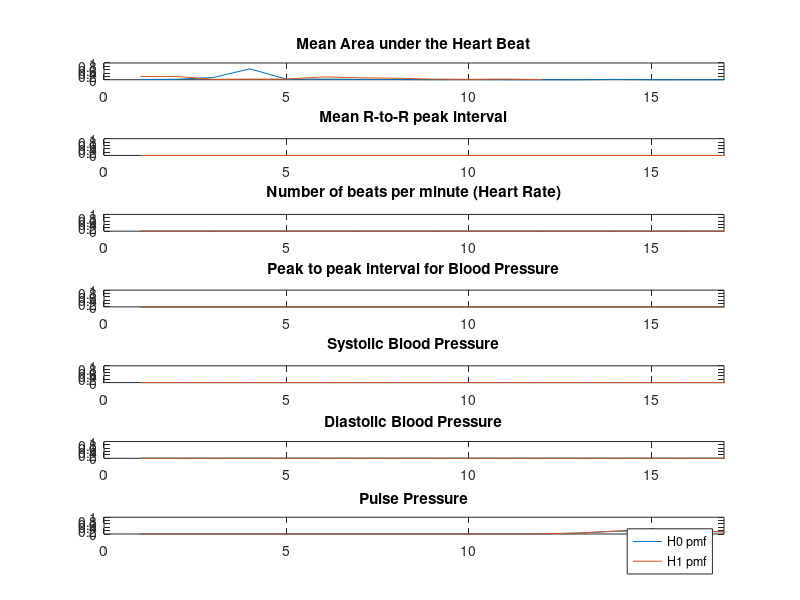
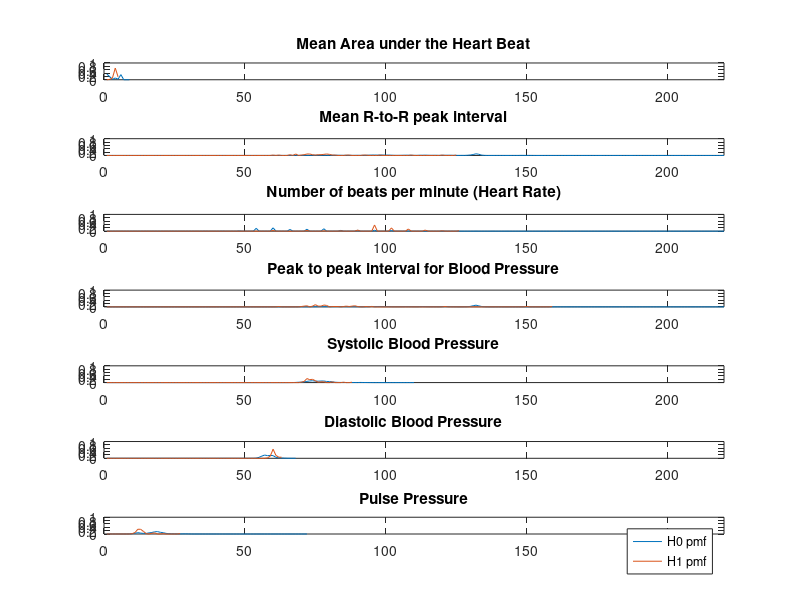
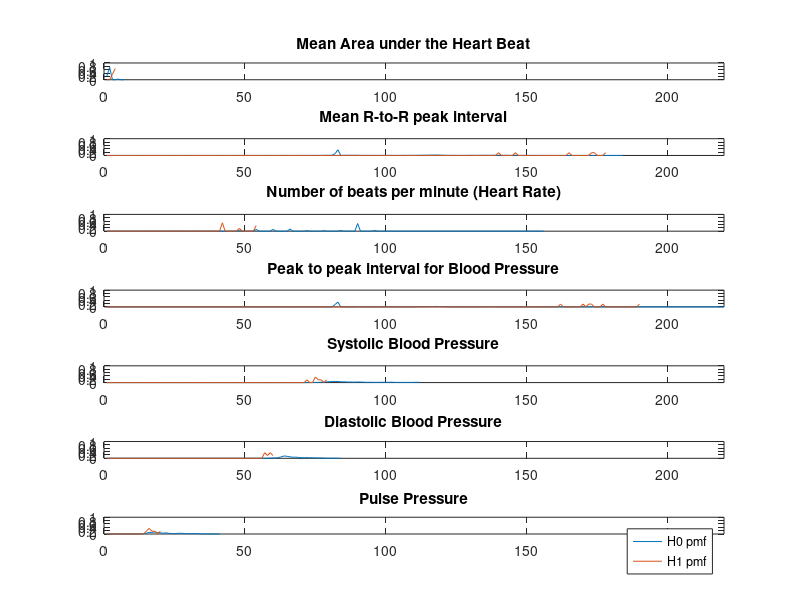
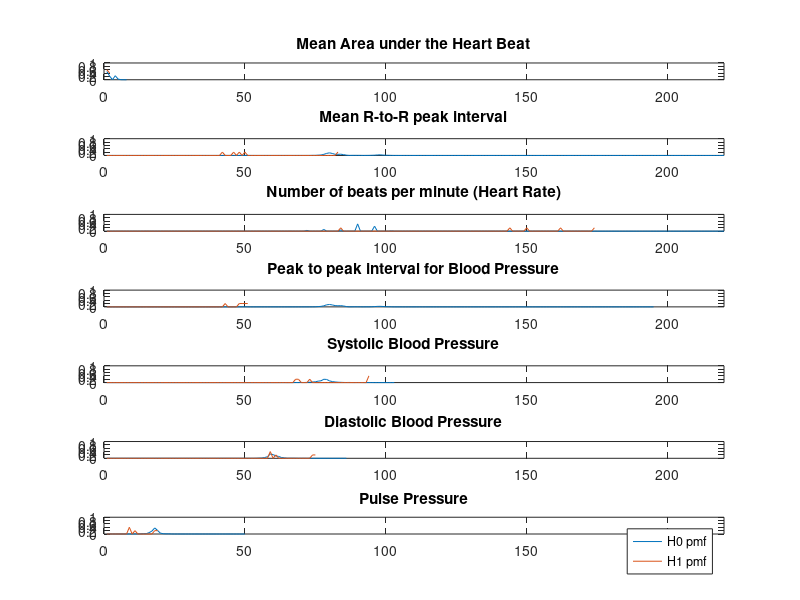

Write the MATLAB code that produced these figures, in order. (Note: this script raises an error after producing the figures.)
close all;
clear all;

%%Task 0
%Load in data sets and make it readable.
dat1_const = load('patient_data/1_a41178.mat');
dat2_const = load('patient_data/2_a42126.mat');
dat3_const = load('patient_data/3_a40076.mat');
dat4_const = load('patient_data/4_a40050.mat');
dat5_const = load('patient_data/5_a41287.mat');
dat6_const = load('patient_data/6_a41846.mat');
dat7_const = load('patient_data/7_a41846.mat');
dat8_const = load('patient_data/8_a42008.mat');
dat9_const = load('patient_data/9_a41846.mat');

%put in array for simplification of data management
dat_array = [dat1_const, dat2_const, dat3_const, dat4_const, dat5_const, dat6_const, dat7_const, dat8_const, dat9_const];

%X_length: stores number of data points per patient for data, training,
%test
all_length = zeros(1, 9);
training_length = zeros(1,9);
testing_length = zeros(1, 9);
for k = 1:9
    %store the number of elements to perform operations with
    all_length(k) = length(dat_array(k).all_data);
    training_length(k) = floor(all_length(k) * 2/3);
    testing_length(k) = all_length(k) - training_length(k);
    dat_array(k).all_data = floor(dat_array(k).all_data);
   
end

%initialize all data sets for permuatations
for k = 1:9
    train(k).all_data = dat_array(k).all_data(:,1:training_length(k));
    train(k).all_labels = dat_array(k).all_labels(:,1:training_length(k));
    test(k).all_data = dat_array(k).all_data(:, training_length(k)+1:all_length(k));
    test(k).all_labels = dat_array(k).all_labels(:, training_length(k)+1:all_length(k));
end
for k = 1:9
   for j = 1:7
      index1 = 1;
      index0 = 1;
      for i = 1: training_length(k)
          if(train(k).all_labels(1, i) == 1)
              train(k).goldens(j, index1) = train(k).all_data(j,i);
              index1 = index1 + 1;
          end
          if(train(k).all_labels(1, i) == 0)
              train(k).nongoldens(j,index0) = train(k).all_data(j,i);
              index0 = index0 + 1;
          end
      end
   end
end
%open a result file for printing things
fid = fopen('ECE313_Final_group5', 'w');
%completed: 5:55 AM
%update: 8:08 AM
%%Task 1
%a: Calculate prior probabilities of P(H1) an dP(H0)
for k = 1:9
    prior_H1(k) = sum(train(k).all_labels)/training_length(k);
    prior_H0(k) = 1 - prior_H1(k);
end
%b: construct likelihood matrices for each of the seven features

feature_labels = {'Mean Area under the Heart Beat','Mean R-to-R peak interval','Number of beats per minute (Heart Rate)','Peak to peak interval for Blood Pressure','Systolic Blood Pressure','Diastolic Blood Pressure','Pulse Pressure'};
feature_max_length = [17, 220, 220, 220, 115, 86, 74];

for k = 1:9
    figure;
    for j = 1:7
        likelyH1 = tabulate(train(k).goldens(j,:));
            likelyH1(:,3) = likelyH1(:,3) / 100;
        likelyH0 = tabulate(train(k).nongoldens(j,:));
            likelyH0(:,3) = likelyH0(:,3) / 100;
        subplot(7, 1, j); 
        plot(likelyH0(:,3));
        
        % Add feature titles and set axis for each subplot
        title(feature_labels(j));
        axis([0 feature_max_length(k) 0 1]);
        
        hold on; 
        plot(likelyH1(:,3));
    %figure out quartiles and save them
        max1 = max(likelyH1(:,1)); 
        max2 = max(likelyH0(:,1));
        max_val = max(max1,max2);
        min1 = min(likelyH1(:,1)); 
        min2 = min(likelyH0(:,1));
        min_val = min(min1,min2);
        train(k).middle(j) = floor((max_val - min_val)/2);
        train(k).first_quarter(j) = floor((train(k).middle(j) - min_val)/2);
        train(k).third_quarter(j) = floor((max_val - train(k).middle(j))/2) + train(k).middle(j);
        train(k).max(j) = max_val;
        train(k).H1(j,1:4) = zeros();
        train(k).H0(j,1:4) = zeros();
        for i = 1:size(likelyH1) 
           if (likelyH1(i,1) < train(k).first_quarter(j))
                percent = likelyH1(i,3);
                p = 1;
           elseif (likelyH1(i,1) < train(k).middle(j))
                percent = likelyH1(i,3);
                p = 2;
           elseif (likelyH1(i,1) < train(k).third_quarter(j))
                percent = likelyH1(i,3);
                p = 3;
           else
                percent = likelyH1(i,3);
                p = 4;
           end
           train(k).H1(j,p) = train(k).H1(j,p)+ percent;
        end
        
        for i = 1:size(likelyH0) 
           if (likelyH0(i,1) < train(k).first_quarter(j)) 
                percent = likelyH0(i,3);
                p = 1;
           elseif (likelyH0(i,1) < train(k).middle(j))
                percent = likelyH0(i,3);
                p = 2;
           elseif (likelyH0(i,1) < train(k).third_quarter(j))
                percent = likelyH0(i,3);
                p = 3;
           else
                percent = likelyH0(i,3);
                p = 4;
           end
           train(k).H0(j,p) = train(k).H0(j,p)+ percent;
        end
    end
    legend('H0 pmf', 'H1 pmf');
end

%c: show results by generating a seperate figure for each patient 
%c Executed in B

%d: Calculate ML and MAP decision rule vectors
for k = 1:9
    for j = 1:7
        for p = 1:4
            if( train(k).H1(j,p) >= train(k).H0(j,p))
                train(k).ML(j,p) = 1;
            else 
                train(k).ML(j,p) = 0;
            end
            if(train(k).H1(j,p) * prior_H1 >= train(k).H0(j,p)*prior_H0)
                train(k).MAP(j,p) = 1;
            else
                train(k).MAP(j,p) = 0;
            end
        end
    end
end
%e: save the results in a 9 by 7 cell array called HT_table_array
HT_table_array = cell(9,7);

for k = 1:9
    for j = 1:7
           Max_Value(:,1) = [train(k).first_quarter(j), train(k).middle(j), train(k).third_quarter(j), train(k).max(j)];
           H1_array(:,1) = [train(k).H1(j,1), train(k).H1(j,2), train(k).H1(j,3), train(k).H1(j,4)];
           H0_array(:,1) = [train(k).H0(j,1), train(k).H0(j,2), train(k).H0(j,3), train(k).H0(j,4)];
           ML_array(:,1) = [train(k).ML(j,1), train(k).ML(j,2), train(k).ML(j,3), train(k).ML(j,4)];
           MAP_array(:,1) = [train(k).MAP(j,1), train(k).MAP(j,2), train(k).MAP(j,3), train(k).MAP(j,4)];
           HT_table_array{k, j} = table(Max_Value, H1_array, H0_array, ML_array, MAP_array);
          
    end
end
%Task 1.2

for k = 1:9
    for j = 1:7
        for i=1:testing_length(k)
            %ML
            if(test(k).all_data(j,i) <= train(k).first_quarter(j))
                test(k).ML(j,i) = train(k).ML(j,1);
            elseif (test(k).all_data(j,i) <= train(k).middle(j))
                test(k).ML(j,i) = train(k).ML(j,2);
            elseif (test(k).all_data(j,i) <= train(k).third_quarter(j))
                test(k).ML(j,i) = train(k).ML(j,3);
            else
                test(k).ML(j,i) = train(k).ML(j,4);
            end
            %MAP
            if(test(k).all_data(j,i) <= train(k).first_quarter(j))
                test(k).MAP(j,i) = train(k).MAP(j,1);
            elseif (test(k).all_data(j,i) <= train(k).middle(j))
                test(k).MAP(j,i) = train(k).MAP(j,2);
            elseif (test(k).all_data(j,i) <= train(k).third_quarter(j))
                test(k).MAP(j,i) = train(k).MAP(j,3);
            else
                test(k).MAP(j,i) = train(k).MAP(j,4);
            end
        end
    end
end
missed_detect_MAP = 0;
false_alarm_MAP = 0;
error_MAP = 0;

missed_detect_ML = 0;
false_alarm_ML = 0;
error_ML = 0;

for k = 1:9 
    for j = 1:7
      for i = 1:testing_length(k)
          %MAP
          if(test(k).MAP(j,i) == 0 & test(k).all_labels(i) == 1)
              missed_detect_MAP = missed_detect_MAP +1;
          elseif (test(k).MAP(j,i) == 1 & test(k).all_labels == 1)
              false_alarm_MAP = false_alarm_MAP +1;
          elseif((test(k).MAP(j,i) & test(k).all_labels == 1) | (test(k).MAP(j,i) == 0 & test(k).all_labels == 1))
               error_MAP = error_MAP +1;
          else
          end
          %ML
          if(test(k).ML(j,i) == 0 & test(k).all_labels(i) == 1)
              missed_detect_ML = missed_detect_ML +1;
          elseif (test(k).ML(j,i) == 1 & test(k).all_labels == 1)
              false_alarm_ML = false_alarm_ML +1;
          elseif((test(k).ML(j,i) & test(k).all_labels == 1) | (test(k).ML(j,i) == 0 & test(k).all_labels == 1))
               error_ML = error_ML +1;
          else
          end
      end
    end
    num_nongoldens = testing_length(j) - sum(test(k).all_labels);
    num_goldens = sum(test(k).all_labels);
    num_totals = length(test(k).all_labels);
    
    test(k).MAP_MD(j) = missed_detect_MAP / num_nongoldens;
    test(k).ML_MD(j) = missed_detect_ML / num_goldens;
    test(k).MAP_FA(j) = false_alarm_MAP / num_nongoldens;
    test(k).ML_FA(j) = false_alarm_ML / num_goldens;
    test(k).MAP_E(j) = error_MAP / num_totals;
    test(k).ML_E(j) = error_ML / num_totals;
end


Error_table_array = cell(9,7);

for k = 1:9
    for j = 1:7
           falseAlarm(:,1) = [test(k).ML_FA(j), test(k).MAP_FA(j)];
           missDetect(:,1) = [test(k).ML_MD(j), test(k).MAP_MD(j)];
           error(:,1) = [test(k).ML_E(j), test(k).MAP_E(j)];
           Error_table_array{k, j} = table(falseAlarm, missDetect, error);
          
    end
end
                
